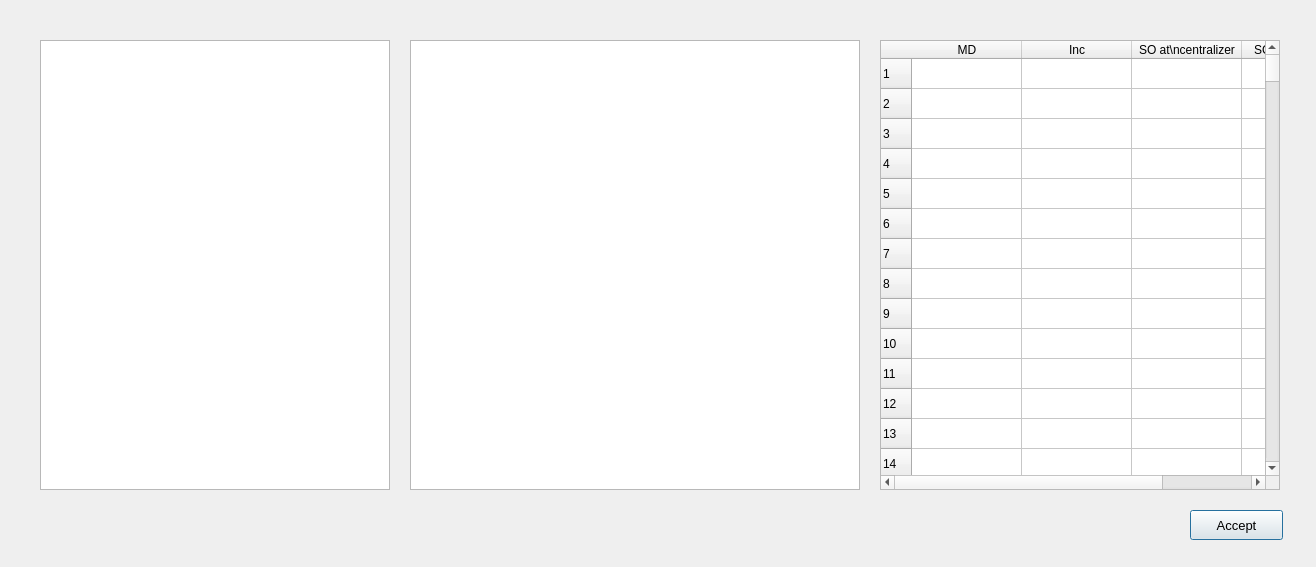
<?xml version="1.0" encoding="UTF-8"?>
<ui version="4.0">
 <class>LocationSetup</class>
 <widget class="QDialog" name="LocationSetup">
  <property name="geometry">
   <rect>
    <x>0</x>
    <y>0</y>
    <width>1316</width>
    <height>567</height>
   </rect>
  </property>
  <property name="windowTitle">
   <string>Centralizers Location Setup</string>
  </property>
  <property name="windowOpacity">
   <double>1.000000000000000</double>
  </property>
  <widget class="MatplotlibWidget" name="lsCaliperMap_graphicsView">
   <property name="geometry">
    <rect>
     <x>40</x>
     <y>40</y>
     <width>350</width>
     <height>450</height>
    </rect>
   </property>
  </widget>
  <widget class="Matplotlib3DWidget" name="lsWellbore3D_graphicsView">
   <property name="geometry">
    <rect>
     <x>410</x>
     <y>40</y>
     <width>450</width>
     <height>450</height>
    </rect>
   </property>
  </widget>
  <widget class="QTableWidget" name="lsCentralizerLocations_tableWidget">
   <property name="geometry">
    <rect>
     <x>880</x>
     <y>40</y>
     <width>400</width>
     <height>450</height>
    </rect>
   </property>
   <property name="rowCount">
    <number>1000</number>
   </property>
   <property name="columnCount">
    <number>4</number>
   </property>
   <attribute name="horizontalHeaderDefaultSectionSize">
    <number>110</number>
   </attribute>
   <attribute name="horizontalHeaderMinimumSectionSize">
    <number>30</number>
   </attribute>
   <row/>
   <row/>
   <row/>
   <row/>
   <row/>
   <row/>
   <row/>
   <row/>
   <row/>
   <row/>
   <row/>
   <row/>
   <row/>
   <row/>
   <row/>
   <row/>
   <row/>
   <row/>
   <row/>
   <row/>
   <row/>
   <row/>
   <row/>
   <row/>
   <row/>
   <row/>
   <row/>
   <row/>
   <row/>
   <row/>
   <row/>
   <row/>
   <row/>
   <row/>
   <row/>
   <row/>
   <row/>
   <row/>
   <row/>
   <row/>
   <row/>
   <row/>
   <row/>
   <row/>
   <row/>
   <row/>
   <row/>
   <row/>
   <row/>
   <row/>
   <row/>
   <row/>
   <row/>
   <row/>
   <row/>
   <row/>
   <row/>
   <row/>
   <row/>
   <row/>
   <row/>
   <row/>
   <row/>
   <row/>
   <row/>
   <row/>
   <row/>
   <row/>
   <row/>
   <row/>
   <row/>
   <row/>
   <row/>
   <row/>
   <row/>
   <row/>
   <row/>
   <row/>
   <row/>
   <row/>
   <row/>
   <row/>
   <row/>
   <row/>
   <row/>
   <row/>
   <row/>
   <row/>
   <row/>
   <row/>
   <row/>
   <row/>
   <row/>
   <row/>
   <row/>
   <row/>
   <row/>
   <row/>
   <row/>
   <row/>
   <row/>
   <row/>
   <row/>
   <row/>
   <row/>
   <row/>
   <row/>
   <row/>
   <row/>
   <row/>
   <row/>
   <row/>
   <row/>
   <row/>
   <row/>
   <row/>
   <row/>
   <row/>
   <row/>
   <row/>
   <row/>
   <row/>
   <row/>
   <row/>
   <row/>
   <row/>
   <row/>
   <row/>
   <row/>
   <row/>
   <row/>
   <row/>
   <row/>
   <row/>
   <row/>
   <row/>
   <row/>
   <row/>
   <row/>
   <row/>
   <row/>
   <row/>
   <row/>
   <row/>
   <row/>
   <row/>
   <row/>
   <row/>
   <row/>
   <row/>
   <row/>
   <row/>
   <row/>
   <row/>
   <row/>
   <row/>
   <row/>
   <row/>
   <row/>
   <row/>
   <row/>
   <row/>
   <row/>
   <row/>
   <row/>
   <row/>
   <row/>
   <row/>
   <row/>
   <row/>
   <row/>
   <row/>
   <row/>
   <row/>
   <row/>
   <row/>
   <row/>
   <row/>
   <row/>
   <row/>
   <row/>
   <row/>
   <row/>
   <row/>
   <row/>
   <row/>
   <row/>
   <row/>
   <row/>
   <row/>
   <row/>
   <row/>
   <row/>
   <row/>
   <row/>
   <row/>
   <row/>
   <row/>
   <row/>
   <row/>
   <row/>
   <row/>
   <row/>
   <row/>
   <row/>
   <row/>
   <row/>
   <row/>
   <row/>
   <row/>
   <row/>
   <row/>
   <row/>
   <row/>
   <row/>
   <row/>
   <row/>
   <row/>
   <row/>
   <row/>
   <row/>
   <row/>
   <row/>
   <row/>
   <row/>
   <row/>
   <row/>
   <row/>
   <row/>
   <row/>
   <row/>
   <row/>
   <row/>
   <row/>
   <row/>
   <row/>
   <row/>
   <row/>
   <row/>
   <row/>
   <row/>
   <row/>
   <row/>
   <row/>
   <row/>
   <row/>
   <row/>
   <row/>
   <row/>
   <row/>
   <row/>
   <row/>
   <row/>
   <row/>
   <row/>
   <row/>
   <row/>
   <row/>
   <row/>
   <row/>
   <row/>
   <row/>
   <row/>
   <row/>
   <row/>
   <row/>
   <row/>
   <row/>
   <row/>
   <row/>
   <row/>
   <row/>
   <row/>
   <row/>
   <row/>
   <row/>
   <row/>
   <row/>
   <row/>
   <row/>
   <row/>
   <row/>
   <row/>
   <row/>
   <row/>
   <row/>
   <row/>
   <row/>
   <row/>
   <row/>
   <row/>
   <row/>
   <row/>
   <row/>
   <row/>
   <row/>
   <row/>
   <row/>
   <row/>
   <row/>
   <row/>
   <row/>
   <row/>
   <row/>
   <row/>
   <row/>
   <row/>
   <row/>
   <row/>
   <row/>
   <row/>
   <row/>
   <row/>
   <row/>
   <row/>
   <row/>
   <row/>
   <row/>
   <row/>
   <row/>
   <row/>
   <row/>
   <row/>
   <row/>
   <row/>
   <row/>
   <row/>
   <row/>
   <row/>
   <row/>
   <row/>
   <row/>
   <row/>
   <row/>
   <row/>
   <row/>
   <row/>
   <row/>
   <row/>
   <row/>
   <row/>
   <row/>
   <row/>
   <row/>
   <row/>
   <row/>
   <row/>
   <row/>
   <row/>
   <row/>
   <row/>
   <row/>
   <row/>
   <row/>
   <row/>
   <row/>
   <row/>
   <row/>
   <row/>
   <row/>
   <row/>
   <row/>
   <row/>
   <row/>
   <row/>
   <row/>
   <row/>
   <row/>
   <row/>
   <row/>
   <row/>
   <row/>
   <row/>
   <row/>
   <row/>
   <row/>
   <row/>
   <row/>
   <row/>
   <row/>
   <row/>
   <row/>
   <row/>
   <row/>
   <row/>
   <row/>
   <row/>
   <row/>
   <row/>
   <row/>
   <row/>
   <row/>
   <row/>
   <row/>
   <row/>
   <row/>
   <row/>
   <row/>
   <row/>
   <row/>
   <row/>
   <row/>
   <row/>
   <row/>
   <row/>
   <row/>
   <row/>
   <row/>
   <row/>
   <row/>
   <row/>
   <row/>
   <row/>
   <row/>
   <row/>
   <row/>
   <row/>
   <row/>
   <row/>
   <row/>
   <row/>
   <row/>
   <row/>
   <row/>
   <row/>
   <row/>
   <row/>
   <row/>
   <row/>
   <row/>
   <row/>
   <row/>
   <row/>
   <row/>
   <row/>
   <row/>
   <row/>
   <row/>
   <row/>
   <row/>
   <row/>
   <row/>
   <row/>
   <row/>
   <row/>
   <row/>
   <row/>
   <row/>
   <row/>
   <row/>
   <row/>
   <row/>
   <row/>
   <row/>
   <row/>
   <row/>
   <row/>
   <row/>
   <row/>
   <row/>
   <row/>
   <row/>
   <row/>
   <row/>
   <row/>
   <row/>
   <row/>
   <row/>
   <row/>
   <row/>
   <row/>
   <row/>
   <row/>
   <row/>
   <row/>
   <row/>
   <row/>
   <row/>
   <row/>
   <row/>
   <row/>
   <row/>
   <row/>
   <row/>
   <row/>
   <row/>
   <row/>
   <row/>
   <row/>
   <row/>
   <row/>
   <row/>
   <row/>
   <row/>
   <row/>
   <row/>
   <row/>
   <row/>
   <row/>
   <row/>
   <row/>
   <row/>
   <row/>
   <row/>
   <row/>
   <row/>
   <row/>
   <row/>
   <row/>
   <row/>
   <row/>
   <row/>
   <row/>
   <row/>
   <row/>
   <row/>
   <row/>
   <row/>
   <row/>
   <row/>
   <row/>
   <row/>
   <row/>
   <row/>
   <row/>
   <row/>
   <row/>
   <row/>
   <row/>
   <row/>
   <row/>
   <row/>
   <row/>
   <row/>
   <row/>
   <row/>
   <row/>
   <row/>
   <row/>
   <row/>
   <row/>
   <row/>
   <row/>
   <row/>
   <row/>
   <row/>
   <row/>
   <row/>
   <row/>
   <row/>
   <row/>
   <row/>
   <row/>
   <row/>
   <row/>
   <row/>
   <row/>
   <row/>
   <row/>
   <row/>
   <row/>
   <row/>
   <row/>
   <row/>
   <row/>
   <row/>
   <row/>
   <row/>
   <row/>
   <row/>
   <row/>
   <row/>
   <row/>
   <row/>
   <row/>
   <row/>
   <row/>
   <row/>
   <row/>
   <row/>
   <row/>
   <row/>
   <row/>
   <row/>
   <row/>
   <row/>
   <row/>
   <row/>
   <row/>
   <row/>
   <row/>
   <row/>
   <row/>
   <row/>
   <row/>
   <row/>
   <row/>
   <row/>
   <row/>
   <row/>
   <row/>
   <row/>
   <row/>
   <row/>
   <row/>
   <row/>
   <row/>
   <row/>
   <row/>
   <row/>
   <row/>
   <row/>
   <row/>
   <row/>
   <row/>
   <row/>
   <row/>
   <row/>
   <row/>
   <row/>
   <row/>
   <row/>
   <row/>
   <row/>
   <row/>
   <row/>
   <row/>
   <row/>
   <row/>
   <row/>
   <row/>
   <row/>
   <row/>
   <row/>
   <row/>
   <row/>
   <row/>
   <row/>
   <row/>
   <row/>
   <row/>
   <row/>
   <row/>
   <row/>
   <row/>
   <row/>
   <row/>
   <row/>
   <row/>
   <row/>
   <row/>
   <row/>
   <row/>
   <row/>
   <row/>
   <row/>
   <row/>
   <row/>
   <row/>
   <row/>
   <row/>
   <row/>
   <row/>
   <row/>
   <row/>
   <row/>
   <row/>
   <row/>
   <row/>
   <row/>
   <row/>
   <row/>
   <row/>
   <row/>
   <row/>
   <row/>
   <row/>
   <row/>
   <row/>
   <row/>
   <row/>
   <row/>
   <row/>
   <row/>
   <row/>
   <row/>
   <row/>
   <row/>
   <row/>
   <row/>
   <row/>
   <row/>
   <row/>
   <row/>
   <row/>
   <row/>
   <row/>
   <row/>
   <row/>
   <row/>
   <row/>
   <row/>
   <row/>
   <row/>
   <row/>
   <row/>
   <row/>
   <row/>
   <row/>
   <row/>
   <row/>
   <row/>
   <row/>
   <row/>
   <row/>
   <row/>
   <row/>
   <row/>
   <row/>
   <row/>
   <row/>
   <row/>
   <row/>
   <row/>
   <row/>
   <row/>
   <row/>
   <row/>
   <row/>
   <row/>
   <row/>
   <row/>
   <row/>
   <row/>
   <row/>
   <row/>
   <row/>
   <row/>
   <row/>
   <row/>
   <row/>
   <row/>
   <row/>
   <row/>
   <row/>
   <row/>
   <row/>
   <row/>
   <row/>
   <row/>
   <row/>
   <row/>
   <row/>
   <row/>
   <row/>
   <row/>
   <row/>
   <row/>
   <row/>
   <row/>
   <row/>
   <row/>
   <row/>
   <row/>
   <row/>
   <row/>
   <row/>
   <row/>
   <row/>
   <row/>
   <row/>
   <row/>
   <row/>
   <row/>
   <row/>
   <row/>
   <row/>
   <row/>
   <row/>
   <row/>
   <row/>
   <row/>
   <row/>
   <row/>
   <row/>
   <row/>
   <row/>
   <row/>
   <row/>
   <row/>
   <row/>
   <row/>
   <row/>
   <row/>
   <row/>
   <row/>
   <row/>
   <row/>
   <row/>
   <row/>
   <row/>
   <row/>
   <row/>
   <row/>
   <row/>
   <row/>
   <row/>
   <row/>
   <row/>
   <row/>
   <row/>
   <row/>
   <row/>
   <row/>
   <row/>
   <row/>
   <row/>
   <row/>
   <row/>
   <row/>
   <row/>
   <row/>
   <row/>
   <row/>
   <row/>
   <row/>
   <row/>
   <row/>
   <row/>
   <row/>
   <row/>
   <row/>
   <row/>
   <row/>
   <row/>
   <row/>
   <row/>
   <row/>
   <row/>
   <row/>
   <row/>
   <row/>
   <row/>
   <row/>
   <row/>
   <row/>
   <row/>
   <row/>
   <row/>
   <row/>
   <row/>
   <row/>
   <row/>
   <row/>
   <row/>
   <row/>
   <row/>
   <row/>
   <row/>
   <row/>
   <row/>
   <row/>
   <row/>
   <row/>
   <row/>
   <row/>
   <row/>
   <row/>
   <row/>
   <row/>
   <row/>
   <row/>
   <row/>
   <row/>
   <row/>
   <row/>
   <row/>
   <row/>
   <row/>
   <row/>
   <row/>
   <row/>
   <row/>
   <row/>
   <row/>
   <row/>
   <row/>
   <row/>
   <row/>
   <row/>
   <row/>
   <row/>
   <row/>
   <row/>
   <row/>
   <row/>
   <row/>
   <row/>
   <row/>
   <row/>
   <row/>
   <row/>
   <row/>
   <row/>
   <row/>
   <row/>
   <row/>
   <row/>
   <row/>
   <row/>
   <row/>
   <row/>
   <row/>
   <row/>
   <row/>
   <row/>
   <row/>
   <row/>
   <row/>
   <row/>
   <row/>
   <row/>
   <row/>
   <row/>
   <row/>
   <row/>
   <row/>
   <row/>
   <row/>
   <row/>
   <row/>
   <row/>
   <row/>
   <row/>
   <row/>
   <row/>
   <row/>
   <row/>
   <row/>
   <row/>
   <row/>
   <row/>
   <row/>
   <row/>
   <row/>
   <row/>
   <row/>
   <row/>
   <row/>
   <row/>
   <row/>
   <row/>
   <row/>
   <row/>
   <row/>
   <row/>
   <row/>
   <row/>
   <row/>
   <row/>
   <row/>
   <row/>
   <row/>
   <row/>
   <row/>
   <row/>
   <row/>
   <row/>
   <row/>
   <row/>
   <row/>
   <row/>
   <row/>
   <row/>
   <row/>
   <row/>
   <row/>
   <row/>
   <row/>
   <row/>
   <row/>
   <row/>
   <row/>
   <row/>
   <row/>
   <row/>
   <row/>
   <row/>
   <row/>
   <row/>
   <row/>
   <row/>
   <row/>
   <row/>
   <row/>
   <row/>
   <row/>
   <row/>
   <row/>
   <row/>
   <column>
    <property name="text">
     <string>MD</string>
    </property>
   </column>
   <column>
    <property name="text">
     <string>Inc</string>
    </property>
   </column>
   <column>
    <property name="text">
     <string>SO at\ncentralizer</string>
    </property>
   </column>
   <column>
    <property name="text">
     <string>SO at\nmidspan</string>
    </property>
   </column>
  </widget>
  <widget class="QPushButton" name="lsAccept_pushButton">
   <property name="geometry">
    <rect>
     <x>1190</x>
     <y>510</y>
     <width>93</width>
     <height>30</height>
    </rect>
   </property>
   <property name="font">
    <font>
     <pointsize>10</pointsize>
    </font>
   </property>
   <property name="text">
    <string>Accept</string>
   </property>
  </widget>
 </widget>
 <customwidgets>
  <customwidget>
   <class>MatplotlibWidget</class>
   <extends>QGraphicsView</extends>
   <header location="global">matplotlibwidget</header>
  </customwidget>
  <customwidget>
   <class>Matplotlib3DWidget</class>
   <extends>QGraphicsView</extends>
   <header location="global">matplotlibwidget</header>
  </customwidget>
 </customwidgets>
 <resources/>
 <connections/>
</ui>
